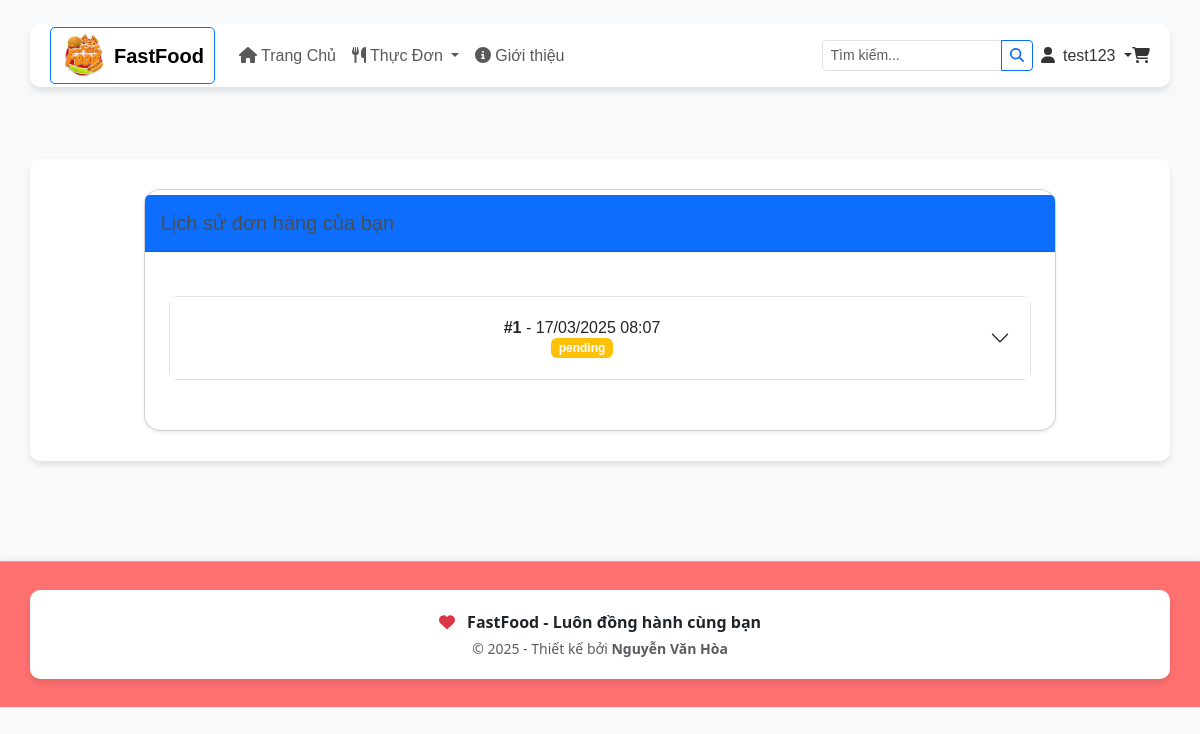
/orders/history/ (signed in), run on an earlier commit of the app's database.
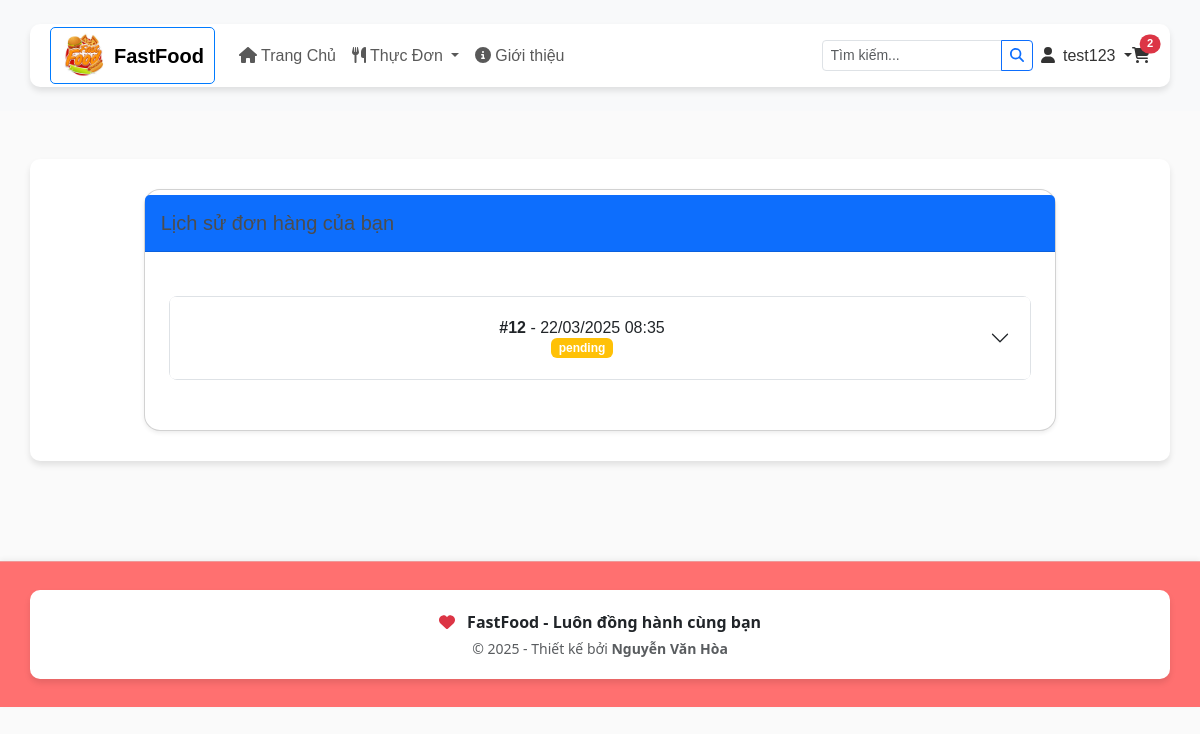
And on a later commit of the database.
### hoadeptrai/models.py (models this page shows, shortened)
class Order(models.Model):
    STATUS_CHOICES = (
        ('pending', 'Pending'),
        ('processing', 'Processing'),
        ('shipped', 'Shipped'),
        ('delivered', 'Delivered'),
        ('cancelled', 'Cancelled')
    )
    customer = models.ForeignKey(Customer, on_delete=models.CASCADE)
    order_date = models.DateTimeField(auto_now_add=True)
    total_amount = models.DecimalField(max_digits=10, decimal_places=2)
    shipping_address = models.CharField(max_length=255)
    status = models.CharField(max_length=20, choices=STATUS_CHOICES, default='pending')
    payment_method = models.CharField(max_length=50, null=True, blank=True)
    promotion = models.ForeignKey('Promotion', on_delete=models.SET_NULL, null=True, blank=True)
    complete = models.BooleanField(default=False)  # Add this field
    @property
    def get_cart_items(self):
        orderitems = self.orderitem_set.all()
        return sum([item.quantity for item in orderitems])

class Customer(AbstractUser):
    phone_number = models.CharField(max_length=20, blank=True)
    address = models.CharField(max_length=255, blank=True)
    ROLES = (
        ('customer', 'Customer'),
        ('seller', 'Seller'),
        ('admin', 'Admin')
    )
    role = models.CharField(max_length=10, choices=ROLES)
    loyalty_points = models.IntegerField(default=0)
    groups = models.ManyToManyField(Group, related_name="custom_customer_groups", blank=True)
    user_permissions = models.ManyToManyField(Permission, related_name="custom_customer_permissions", blank=True)

class OrderItem(models.Model):
    order = models.ForeignKey(Order, on_delete=models.CASCADE)
    product = models.ForeignKey(Product, on_delete=models.CASCADE)
    quantity = models.PositiveIntegerField()
    price = models.DecimalField(max_digits=10, decimal_places=2)
    @property
    def get_total(self):
        return self.quantity * self.price

### hoadeptrai/views.py (the view)
# urls.py: path('orders/history/', views.user_order_history, name='order_history'),
def user_order_history(request):
    if not request.user.is_authenticated:
        return redirect('login')
    orders = Order.objects.filter(customer=request.user).order_by('-order_date')
    for order in orders:
        order.items = order.orderitem_set.all()
    context = {
        'orders': orders
    }
    return render(request, 'app/order_history.html', context)

### hoadeptrai/templates/app/order_history.html (shortened to what this page needs)
{% extends 'app/base.html' %}
{% load static %}
{% block main_content %}
<div class="container my-5" style="margin-bottom: 100px !important;">
    <div class="row justify-content-center">
        <div class="col-lg-10">
            <div class="card shadow-sm rounded-4">
                <div class="card-header bg-primary text-white py-3">
                    <h5 class="mb-0">Lịch sử đơn hàng của bạn</h5>
                </div>
                <div class="card-body p-4">
                    {% if orders %}
                        <div class="accordion" id="orderAccordion">
                            {% for order in orders %}
                            <div class="accordion-item border mb-3 rounded-3">
                                <h2 class="accordion-header">
                                    <button class="accordion-button collapsed" type="button" data-bs-toggle="collapse" data-bs-target="#order{{ order.id }}">
                                        <div class="d-flex justify-content-between align-items-center w-100 me-3">
                                            <span><strong>#{{ order.id }}</strong> - {{ order.order_date|date:"d/m/Y H:i" }}</span>
                                            <span class="badge {% if order.status == 'pending' %}bg-warning
                                                            {% elif order.status == 'processing' %}bg-info
                                                            {% elif order.status == 'shipped' %}bg-primary
                                                            {% elif order.status == 'delivered' %}bg-success
                                                            {% else %}bg-danger{% endif %}">
                                                {{ order.status }}
                                            </span>
                                        </div>
                                    </button>
                                </h2>
                            </div>
                            {% endfor %}
                        </div>
                    {% endif %}
                </div>
            </div>
        </div>
    </div>
</div>
{% endblock %}

### hoadeptrai/templates/app/base.html (shortened to what this page needs)
{%load static%}
<!DOCTYPE html>
<html>
    <head>
        <link href="https://cdn.jsdelivr.net/npm/bootstrap@5.3.3/dist/css/bootstrap.min.css" rel="stylesheet">
        <link rel="stylesheet" href="{% static 'app/css/style.css' %}">
        <link rel="stylesheet" href="{% static 'app/css/main.css' %}">
        <link rel="stylesheet" href="{% static 'app/css/owl.carousel.min.css' %}">
        <link rel="stylesheet" href="{% static 'app/css/all.min.css' %}">
    </head>
    <body>
        <nav class="navbar navbar-expand-lg bg-body-tertiary sticky-top py-1">
            <div class="container">
              <a class="navbar-brand d-flex align-items-center" href="{% url 'home' %}">
                <img src="{% static 'app/images/logopbl.jpg' %}" alt="logo" width="45" height="45" class="me-2">
                <span class="fw-bold">FastFood</span>
              </a>
              <div class="collapse navbar-collapse" id="navbarContent">
                <ul class="navbar-nav me-auto">
                  <li class="nav-item">
                    <a class="nav-link" href="{% url 'home' %}">
                      <i class="fas fa-home me-1"></i>Trang Chủ
                    </a>
                  </li>
                  <li class="nav-item dropdown">
                    <a class="nav-link dropdown-toggle" href="#" data-bs-toggle="dropdown">
                      <i class="fas fa-utensils me-1"></i>Thực Đơn
                    </a>
                  </li>
                  <li class="nav-item">
                    <a class="nav-link" href="#about">
                      <i class="fas fa-info-circle me-1"></i>Giới thiệu
                    </a>
                  </li>
                </ul>
                <form class="d-flex me-2" action="{% url 'search_products' %}" method="GET">
                  <div class="input-group input-group-sm">
                    <input class="form-control" type="search" name="q" placeholder="Tìm kiếm..." style="width: 180px">
                    <button class="btn btn-outline-primary btn-sm" type="submit">
                      <i class="fas fa-search"></i>
                    </button>
                  </div>
                </form>
                {% if user.is_authenticated %}
                <div class="nav-item dropdown">
                  <a class="nav-link dropdown-toggle" href="#" data-bs-toggle="dropdown">
                    <i class="fas fa-user me-1"></i>
                    <span class="d-none d-sm-inline">{{ user.username }}</span>
                  </a>
                </div>
                {% endif %}
                <a class="nav-link position-relative" href="{% url 'cart' %}">
                  <i class="fas fa-shopping-cart"></i>
                  {% if user.is_authenticated and user.order_set.first.get_cart_items > 0 %}
                  <span class="position-absolute top-0 start-100 translate-middle badge rounded-pill bg-danger" style="font-size: 0.6em">
                    {{ user.order_set.first.get_cart_items }}
                  </span>
                  {% endif %}
                </a>
              </div>
            </div>
          </nav>
        {% block main_content %} {% endblock main_content %}
         <footer class="custom-footer text-center text-dark py-2 mt-auto">
      <div class="container">
          <div class="d-flex flex-column align-items-center justify-content-center">
              <p class="mb-1">
                  <i class="fas fa-heart text-danger me-2"></i>
                  <strong>FastFood - Luôn đồng hành cùng bạn</strong>
              </p>
              <p class="mb-0 small text-muted">
                  © 2025 - Thiết kế bởi <strong>Nguyễn Văn Hòa</strong>
              </p>
          </div>
      </div>
    </footer>
    </body>
</html>

What changed in the data, as far as the page shows it:
removed Order: id "1", order_date "17/03/2025 08:07", status "pending"
changed Customer "test123": order_set.first.get_cart_items (not shown) → "2"
added Order: id "12", order_date "22/03/2025 08:35", status "pending"
